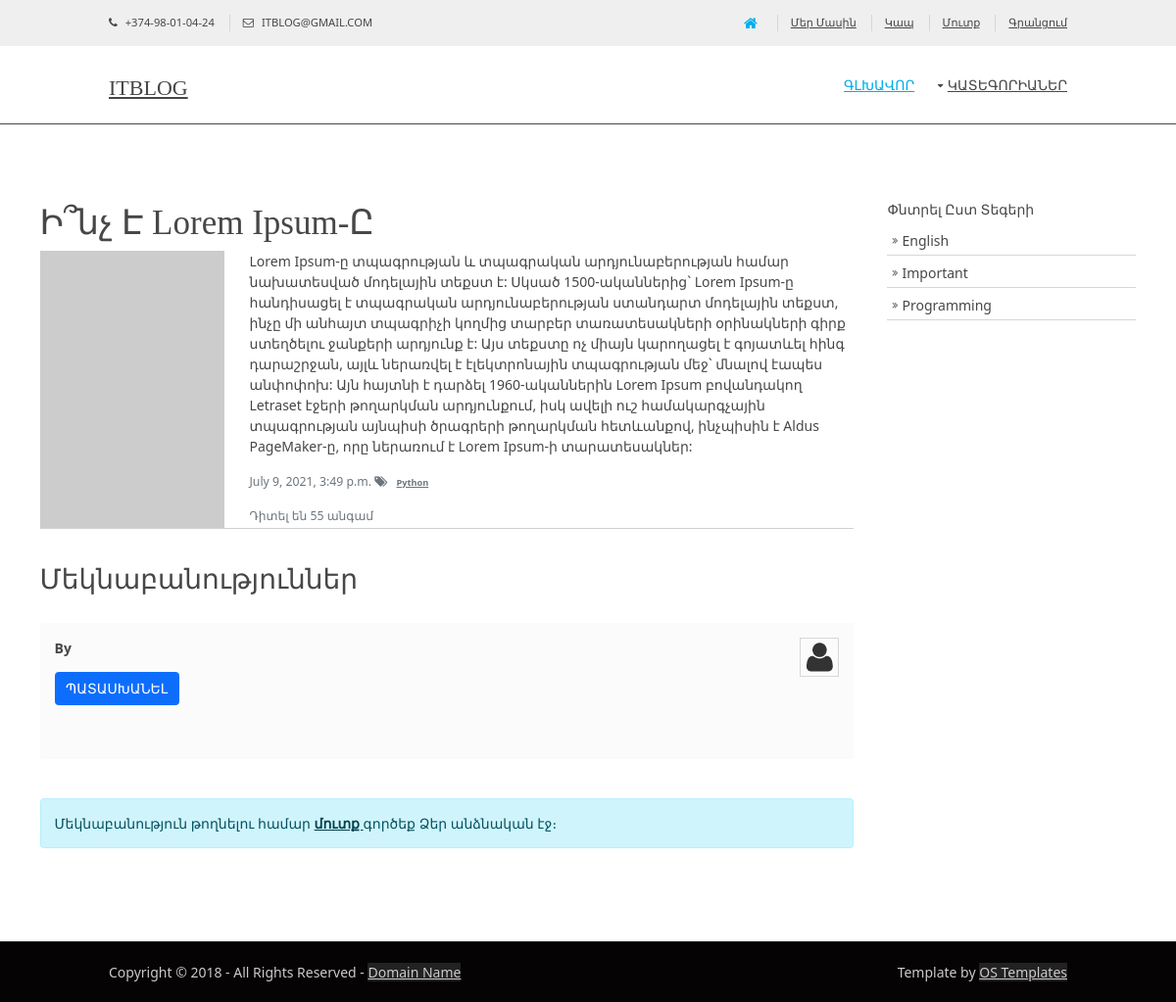
Page /post/1/lorem-ipsum-/ on the committed database.
### blog/models.py (models this page shows, shortened)
class BasePost(models.Model):
    title = models.CharField(max_length=255, verbose_name='Գրառման վերնագիր')
    content = models.TextField('Կոնտենտ', blank=True)
    created_date = models.DateTimeField('Հրապարակման ժամանակը', auto_now_add=True)
    edited_date = models.DateTimeField('Խմբագրման ժամանակը', auto_now=True)
    is_published = models.BooleanField('Հրապարակված է', default=True)
    class Meta:
        abstract = True

class Post(BasePost):
    category = models.ForeignKey('Category', on_delete=models.PROTECT, verbose_name='Կատեգորիա')
    tag = models.ManyToManyField('Tag', verbose_name='Տեգ', blank=True, related_name="tags", default=None, )
    image = models.ImageField('Նկար', upload_to='media/blog/posts/%Y/%m/%d/', blank=True)
    views = models.IntegerField(verbose_name='Դիտումների քանակը', default=0)
    is_top = models.BooleanField('Թոփ հայտարարություն', default=False)
    slug = models.SlugField(null=True, default=None, unique=True, )
    class Meta:
        verbose_name = 'Գրառում'
        verbose_name_plural = 'Գրառումներ'
        ordering = ['-created_date', ]

class BaseCategoryAndTag(models.Model):
    name = models.CharField('Անվանումը', max_length=255)
    slug = models.SlugField(null=True, default=None, unique=True, verbose_name='Սլագ', max_length=255)
    class Meta:
        abstract = True
    def __str__(self):
        return self.name

class Category(BaseCategoryAndTag):
    class Meta:
        verbose_name = 'Կատեգորիա'
        verbose_name_plural = 'Կատեգորիաներ'
        ordering = ['name']
    def get_absolute_url(self):
        return reverse_lazy('post_by_category', kwargs={'pk': self.pk,
                                                        'slug': self.slug})

class Tag(BaseCategoryAndTag):
    class Meta:
        verbose_name = 'Տեգ'
        verbose_name_plural = 'Տեգեր'
        ordering = ['name']
    def get_absolute_url(self):
        return reverse_lazy('post_by_tag', kwargs={'pk': self.pk, 'slug': self.slug})

### blog/views.py (the view)
# urls.py: path('post/<int:pk>/<slug:slug>/', post_detail, name='post_detail'),
def post_detail(request, pk, slug):
    post = Post.objects.get(pk=pk)
    add_view(pk)
    if get_post_status(pk):
        change_as_top(pk)
    return render(request, 'blog/post_detail.html', context={'post': post,
                                                             'form': add_comment(request, pk)})

### blog/services.py (called while the page is built, shortened)
def change_as_top(post_id):
    if get_post_status(post_id):
        post = Post.objects.get(pk=post_id)
        post.is_top = True
        post.save()
        post.refresh_from_db()
        return 1
    return 0

def get_post_status(post_id):
    if Post.objects.get(pk=post_id).views >= 5:
        return 1
    return 0

def add_view(post_id):
    post = Post.objects.get(pk=post_id)
    post.views = F('views') + 1  # Ավելացնում ենք դիտումների քանակին 1
    post.save()
    post.refresh_from_db()

def add_comment(request, post_id):
    initial = {'post': post_id}
    form = UserCommentForm(initial=initial)
    return form

### blog/templatetags/blog_tags.py (called while the page is built)
@register.simple_tag(name='get_tags')
def get_tags():
    return Tag.objects.all()

@register.simple_tag(name='get_categories')
def get_categories():
    return Category.objects.all()

@register.simple_tag()
def get_comment(post_id):
    comments = Comment.objects.filter(is_published=True, post_id=post_id)
    return comments

### blog/templates/blog/post_detail.html (shortened to what this page needs)
{% extends 'base.html' %}
{% load static %}
{% load blog_tags %}
{% block content %}
<main class="hoc container clear">
    <div class="content three_quarter first">
        <h1>{{post.title}}</h1>
        <div class="one_quarter first">
            {% if post.image %}
            <img class="imgr borderedbox inspace-5" src="{{post.image.url}}" alt="">
            {% else %}
            <img class="" src="https://picsum.photos/200/300" alt="">
            {% endif %}
        </div>
        <div class="three_quarter">
            <p>{{post.content}}</p>
            <p class="card-text">
                <small class="text-muted">
                    <span class="mr-2">{{ post.created_date }}</span>
                    <span class="ml-2 fa fa-tags"></span>
                    <a href="{{ post.category.get_absolute_url }}" class="badge badge-light text-muted">
                        {{post.category }}
                    </a>
                </small>
            </p>
            <small class="card-text"><span class="text-muted">Դիտել են {{post.views}} անգամ</span></small>
        </div>
        <hr>
        <br>
        <div id="comments">
            <h2>Մեկնաբանություններ</h2><br>
            {% load mptt_tags %}
            {% get_comment post.pk as comments %}
            <ul>
                {% recursetree comments %}
                <li>
                    <article>
                        <header>
                            <figure class="avatar"><img src="{% static 'images/demo/avatar.png' %}" alt=""></figure>
                            <address>
                                By <a href="#"> {{ node.author }}</a>
                            </address>
                        </header>
                        <div class="comcont">
                            <button type="button" class="btn btn-primary">Պատասխանել</button>
                        </div>
                    </article>
                </li>
                {% endrecursetree %}
            </ul>
            {% if user.is_anonymous %}
            <div class="alert alert-info" role="alert">
                Մեկնաբանություն թողնելու համար <a href="{% url 'login' %}" class="alert-link">մուտք </a>գործեք Ձեր
                անձնական էջ։
            </div>
            {% endif %}
        </div>
    </div>
    {% block sidebar %}
    {% include 'inc/_sidebar.html' %}
    {% endblock sidebar %}
</main>
{% endblock content %}

### templates/inc/_sidebar.html
{% load blog_tags %}
{% get_tags as tags %}
<div class="sidebar one_quarter">
    <h6>Փնտրել ըստ տեգերի</h6>
    <nav class="sdb_holder">
        <ul>
            {% for tag in tags %}
            <li><a href="{{ tag.get_absolute_url }}">{{tag.name}}</a></li>
            {% endfor %}
        </ul>
    </nav>
</div>

### ItBlog/static/styles/layout.css (style rules this page uses)
.container { padding:80px 0; }
#comments ul { margin:0 0 40px 0; padding:0; list-style:none; }
#comments li { margin:0 0 10px 0; padding:15px; }
#comments .avatar { float:right; margin:0 0 10px 10px; padding:3px; border:1px solid; }
#comments address { font-weight:bold; }
#comments .comcont { display:block; margin:0; padding:0; }
#comments div { margin-bottom:15px; }
.sidebar .sdb_holder { margin-bottom:50px; }
.sidebar .sdb_holder:last-child { margin-bottom:0; }
*, *::before, *::after { transition:all .28s ease-in-out; }
nav ul, nav ol { margin:0; padding:0; list-style:none; }
#mainav, #breadcrumb, .sidebar nav { line-height:normal; }
#mainav .drop::after, #mainav li li .drop::after, #breadcrumb li a::after, .sidebar nav a::after { position:absolute; font-family:"FontAwesome"; font-size:10px; line-height:10px; }
.sidebar nav { display:block; width:100%; }
.sidebar nav li { margin:0 0 3px 0; padding:0; }
.sidebar nav a { display:block; position:relative; margin:0; padding:5px 10px 5px 15px; text-decoration:none; border:solid; border-width:0 0 1px 0; }
.sidebar nav a::after { top:9px; left:5px; content:"\f101"; }
body { color:#CBCBCB; background-color:#222222; }
a { color:#00ADEF; }
hr, .borderedbox { border-color:#D7D7D7; }
.btn, .btn.inverse:hover { color:#FFFFFF; background-color:#00ADEF; border-color:#00ADEF; }
.container .sidebar nav a { color:inherit; border-color:#D7D7D7; }
table, th, td, #comments .avatar, #comments input, #comments textarea { border-color:#D7D7D7; }
tr, #comments li, #comments input[type="submit"], #comments input[type="reset"] { color:inherit; background-color:#FBFBFB; }
table a, #comments a { background-color:inherit; }
@media screen and (min-width:978px) { .hoc { max-width:978px; } }

### ItBlog/static/styles/framework.css (style rules this page uses)
html { overflow-y:scroll; overflow-x:hidden; }
html, body { margin:0; padding:0; font-size:14px; line-height:1.6em; }
*, *::before, *::after { box-sizing:border-box; }
.btn { display:inline-block; padding:8px 18px 10px; text-transform:uppercase; border:1px solid; }
.clear, .group { display:block; }
.clear::before, .clear::after, .group::before, .group::after { display:table; content:""; }
.clear, .clear::after, .group, .group::after { clear:both; }
a { outline:none; text-decoration:none; }
img { width:auto; max-width:100%; height:auto; margin:0; padding:0; border:none; line-height:normal; vertical-align:middle; }
body, input, textarea, select { font-family:Verdana, Geneva, sans-serif; }
h1, h2, h3, h4, h5, h6, .heading { font-family:Georgia, "Times New Roman", Times, serif; }
label, input, textarea, select, button { display:block; resize:none; outline:none; color:inherit; font-size:inherit; font-family:inherit; vertical-align:middle; }
h1, h2, h3, h4, h5, h6, .heading { margin:0 0 20px 0; font-size:22px; line-height:normal; font-weight:normal; text-transform:capitalize; }
address { font-style:normal; font-weight:normal; }
hr { display:block; width:100%; height:1px; border:solid; border-width:1px 0 0 0; }
.hoc { display:block; margin:0 auto; }
address, article, aside, figcaption, figure, footer, header, main, nav, section { display:block; margin:0; padding:0; }
.one_half, .one_third, .two_third, .one_quarter, .two_quarter, .three_quarter { display:inline-block; float:left; margin:0 0 0 3.06748466257669%; list-style:none; }
.first { margin-left:0; clear:left; }
.one_quarter { width:22.69938650306748%; }
.three_quarter { width:74.23312883435584%; }

### rows in the picture
Post: title "Ի՞նչ Է Lorem Ipsum-Ը", content "Lorem Ipsum-ը տպագրության և տպագրական արդյունաբերության համար նախատեսված մոդելային տեքստ է: Սկսած 1500-ականներից` Lorem Ipsum-ը հանդիսացել է տպագրական արդյունաբերության ստանդարտ մոդելային տեքստ, ինչը մի անհայտ տպագրիչի կողմից տարբեր տառատեսակների օրինակների գիրք ստեղծելու ջանքերի արդյունք է: Այս տեքստը ոչ միայն կարողացել է գոյատևել հինգ դարաշրջան, այլև ներառվել է էլեկտրոնային տպագրության մեջ` մնալով էապես անփոփոխ: Այն հայտնի է դարձել 1960-ականներին Lorem Ipsum բովանդակող Letraset էջերի թողարկման արդյունքում, իսկ ավելի ուշ համակարգչային տպագրության այնպիսի ծրագրերի թողարկման հետևանքով, ինչպիսին է Aldus PageMaker-ը, որը ներառում է Lorem Ipsum-ի տարատեսակներ:", created_date "July 9, 2021, 3:49 p.m.", category "Python", views "55"
Tag: name "English"
Tag: name "Important"
Tag: name "Programming"
